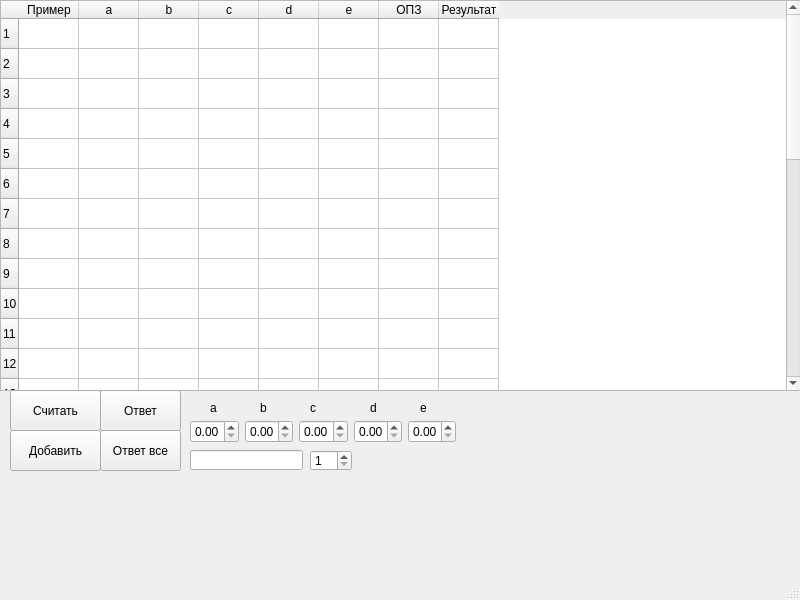
<?xml version="1.0" encoding="UTF-8"?>
<ui version="4.0">
 <class>MainWindow</class>
 <widget class="QMainWindow" name="MainWindow">
  <property name="geometry">
   <rect>
    <x>0</x>
    <y>0</y>
    <width>800</width>
    <height>600</height>
   </rect>
  </property>
  <property name="windowTitle">
   <string>MainWindow</string>
  </property>
  <widget class="QWidget" name="centralwidget">
   <widget class="QTableWidget" name="tableWidget">
    <property name="geometry">
     <rect>
      <x>0</x>
      <y>0</y>
      <width>801</width>
      <height>391</height>
     </rect>
    </property>
    <property name="editTriggers">
     <set>QAbstractItemView::NoEditTriggers</set>
    </property>
    <property name="rowCount">
     <number>30</number>
    </property>
    <attribute name="horizontalHeaderMinimumSectionSize">
     <number>10</number>
    </attribute>
    <attribute name="horizontalHeaderDefaultSectionSize">
     <number>60</number>
    </attribute>
    <row/>
    <row/>
    <row/>
    <row/>
    <row/>
    <row/>
    <row/>
    <row/>
    <row/>
    <row/>
    <row/>
    <row/>
    <row/>
    <row/>
    <row/>
    <row/>
    <row/>
    <row/>
    <row/>
    <row/>
    <row/>
    <row/>
    <row/>
    <row/>
    <row/>
    <row/>
    <row/>
    <row/>
    <row/>
    <row/>
    <column>
     <property name="text">
      <string>Пример</string>
     </property>
    </column>
    <column>
     <property name="text">
      <string>a</string>
     </property>
    </column>
    <column>
     <property name="text">
      <string>b</string>
     </property>
    </column>
    <column>
     <property name="text">
      <string>c</string>
     </property>
    </column>
    <column>
     <property name="text">
      <string>d</string>
     </property>
    </column>
    <column>
     <property name="text">
      <string>e</string>
     </property>
    </column>
    <column>
     <property name="text">
      <string>ОПЗ</string>
     </property>
    </column>
    <column>
     <property name="text">
      <string>Результат</string>
     </property>
    </column>
   </widget>
   <widget class="QSpinBox" name="spinBox_Num">
    <property name="geometry">
     <rect>
      <x>310</x>
      <y>450</y>
      <width>42</width>
      <height>21</height>
     </rect>
    </property>
    <property name="minimum">
     <number>1</number>
    </property>
    <property name="maximum">
     <number>30</number>
    </property>
   </widget>
   <widget class="QPushButton" name="pushButton_Read">
    <property name="geometry">
     <rect>
      <x>10</x>
      <y>390</y>
      <width>91</width>
      <height>41</height>
     </rect>
    </property>
    <property name="text">
     <string>Считать</string>
    </property>
   </widget>
   <widget class="QPushButton" name="pushButton_Answer">
    <property name="geometry">
     <rect>
      <x>100</x>
      <y>390</y>
      <width>81</width>
      <height>41</height>
     </rect>
    </property>
    <property name="text">
     <string>Ответ</string>
    </property>
   </widget>
   <widget class="QPushButton" name="pushButton_Add">
    <property name="geometry">
     <rect>
      <x>10</x>
      <y>430</y>
      <width>91</width>
      <height>41</height>
     </rect>
    </property>
    <property name="text">
     <string>Добавить</string>
    </property>
   </widget>
   <widget class="QLineEdit" name="lineEdit_NewPrim">
    <property name="geometry">
     <rect>
      <x>190</x>
      <y>450</y>
      <width>113</width>
      <height>20</height>
     </rect>
    </property>
   </widget>
   <widget class="QPushButton" name="pushButton_AnswerAll">
    <property name="geometry">
     <rect>
      <x>100</x>
      <y>430</y>
      <width>81</width>
      <height>41</height>
     </rect>
    </property>
    <property name="text">
     <string>Ответ все</string>
    </property>
   </widget>
   <widget class="QLabel" name="label">
    <property name="geometry">
     <rect>
      <x>210</x>
      <y>400</y>
      <width>16</width>
      <height>16</height>
     </rect>
    </property>
    <property name="text">
     <string>a</string>
    </property>
   </widget>
   <widget class="QLabel" name="label_2">
    <property name="geometry">
     <rect>
      <x>260</x>
      <y>400</y>
      <width>16</width>
      <height>16</height>
     </rect>
    </property>
    <property name="text">
     <string>b</string>
    </property>
   </widget>
   <widget class="QLabel" name="label_3">
    <property name="geometry">
     <rect>
      <x>310</x>
      <y>400</y>
      <width>21</width>
      <height>16</height>
     </rect>
    </property>
    <property name="text">
     <string>c</string>
    </property>
   </widget>
   <widget class="QLabel" name="label_4">
    <property name="geometry">
     <rect>
      <x>370</x>
      <y>400</y>
      <width>21</width>
      <height>16</height>
     </rect>
    </property>
    <property name="text">
     <string>d</string>
    </property>
   </widget>
   <widget class="QLabel" name="label_5">
    <property name="geometry">
     <rect>
      <x>420</x>
      <y>400</y>
      <width>16</width>
      <height>16</height>
     </rect>
    </property>
    <property name="text">
     <string>e</string>
    </property>
   </widget>
   <widget class="QWidget" name="">
    <property name="geometry">
     <rect>
      <x>190</x>
      <y>420</y>
      <width>266</width>
      <height>24</height>
     </rect>
    </property>
    <layout class="QHBoxLayout" name="horizontalLayout">
     <item>
      <widget class="QDoubleSpinBox" name="doubleSpinBox_a"/>
     </item>
     <item>
      <widget class="QDoubleSpinBox" name="doubleSpinBox_b"/>
     </item>
     <item>
      <widget class="QDoubleSpinBox" name="doubleSpinBox_c"/>
     </item>
     <item>
      <widget class="QDoubleSpinBox" name="doubleSpinBox_d"/>
     </item>
     <item>
      <widget class="QDoubleSpinBox" name="doubleSpinBox_e"/>
     </item>
    </layout>
   </widget>
  </widget>
  <widget class="QMenuBar" name="menubar">
   <property name="geometry">
    <rect>
     <x>0</x>
     <y>0</y>
     <width>800</width>
     <height>22</height>
    </rect>
   </property>
  </widget>
  <widget class="QStatusBar" name="statusbar"/>
 </widget>
 <resources/>
 <connections/>
</ui>
